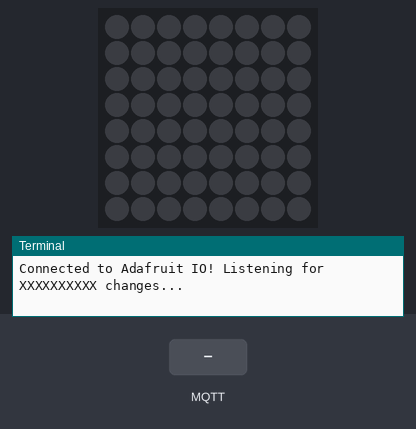
This program was run on a simulated Raspberry Pi (BCM pin numbers) with a Sense HAT. Parts: the Sense HAT's 8×8 RGB LED matrix, the last lines printed to the terminal. Inputs (shaded band) come from the test bench. Dim RGB values are drawn brighter than linear; no MQTT or app messages arrive unless stated.

Above: at 1.2 s.
1.3 s: MQTT message "1" arrives on the first subscribed topic
At 2.2 s:
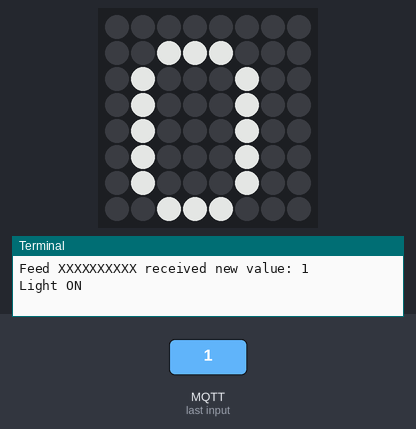
2.8 s: MQTT message "0" arrives on the first subscribed topic
At 3.4 s:
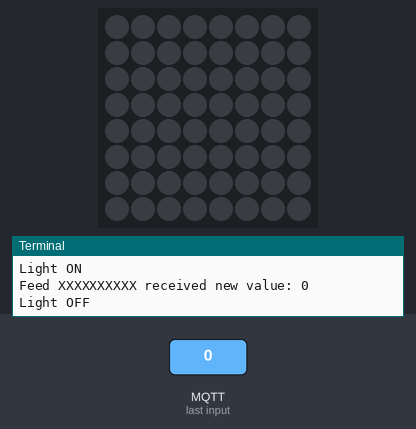
Timing chart, 0 to 5.8 s (numbered marks = the images above; inputs shaded):
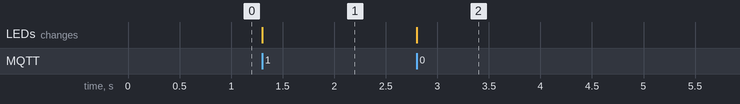

The program:

Remote_Device_Control.py
```python
from sense_hat import SenseHat # Python module to control the Raspberry Pi Sense HAT
sense = SenseHat()
sense.clear() # No arguments defaults to OFF
sense.low_light = True # Toggles the LED matrix in low light mode, useful if the Sense HAT is being used in a dark environment.

import sys # Provides access to some variables used or maintained by the interpreter and to functions that interact strongly with the interpreter
from Adafruit_IO import MQTTClient

ADAFRUIT_IO_USERNAME = 'XXXXXXXXXX' # Username
ADAFRUIT_IO_KEY = 'XXXXXXXXXX' # Active Key
FEED_ID = 'XXXXXXXXXX' # Key from Feeds

# Define callback functions which will be called when certain events happen:-
def connected(client): # Will be called when the client connects
    print('Connected to Adafruit IO! Listening for {0} changes...'.format(FEED_ID))
    client.subscribe(FEED_ID) # Subscribe to a feed

def disconnected(client): # Will be called when the client disconnects
    print('Disconnected from Adafruit IO!')
    sys.exit(1) # Optional argument arg can be an integer giving the exit or another type of object; Zero is considered “successful termination”

def message(client, feed_id, payload): # Will be called when a subscribed feed has a new value

    # The feed_id parameter identifies the feed, and the payload parameter has the new value.
    print('Feed {0} received new value: {1}'.format(feed_id, payload))

    if payload == "1":
        print("Light ON")
        sense.show_letter("O") # Display a single text character on the LED matrix

    if payload == "0":
        print("Light OFF")
        sense.clear() # No arguments defaults to OFF

client = MQTTClient(ADAFRUIT_IO_USERNAME, ADAFRUIT_IO_KEY)
client.on_connect = connected
client.on_disconnect = disconnected
client.on_message = message
client.connect() # Opens a new MQTT connection to the specified broker
client.loop_blocking()
```

Measured:
- after the input at 1.3 s, the LEDs: change at once (image 1)
- after the input at 2.8 s, the LEDs: change at once (image 2)
